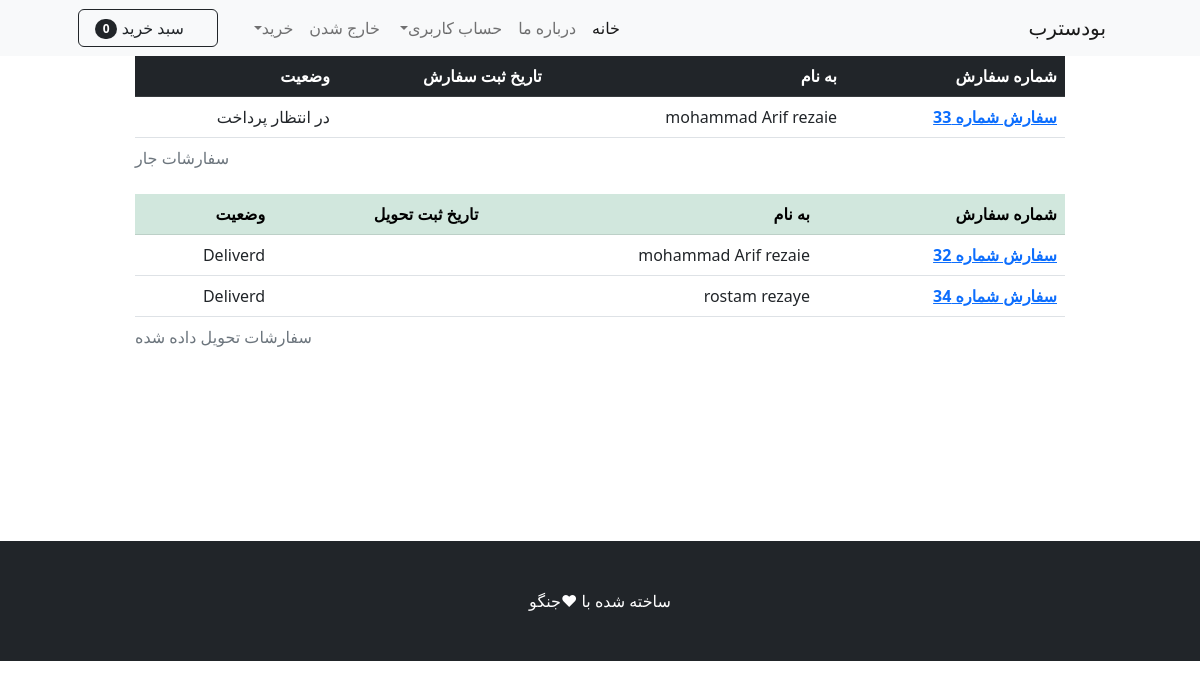
The page /arif/orders/ (signed in) on the database its author committed.
### payments/models.py (models this page shows, shortened)
class Order(models.Model):
    STATUS_ORDER = [
        ('Pending','در انتظار پرداخت'),
        ('proccessing','در حال پردازش'),
        ('shipped','ارسال شده به بست'),
        ('Deliverd','تحویل داده شده')
    ]
    user = models.ForeignKey(User,on_delete=models.CASCADE ,null=True)
    full_name = models.CharField(max_length=250)
    email = models.EmailField(max_length=300)
    shipping_address = models.TextField(max_length=150000)
    amount_paid = models.DecimalField(decimal_places=0,max_digits=12)
    date_ordere = jmodels.jDateTimeField(auto_now_add=True)
    status = models.CharField(max_length=50 ,choices=STATUS_ORDER ,default='Pending')
    last_update = jmodels.jDateTimeField(auto_now=True)

### shops/views.py (the view)
# urls.py: path('orders/', views.user_order, name='user_order'),
def user_order(request):
    if request.user.is_authenticated:
        delivered_ordered = Order.objects.filter(user = request.user ,status='Deliverd')
        other_orders = Order.objects.filter(user = request.user).exclude(status='Deliverd')
        context ={
            'delivered':delivered_ordered,
            'other':other_orders
        }
        return render(request,'order.html',context)
    else:
        messages.success(request,'دست رسی به این صفحه تا زمانیکی ثتب نکنید  امکان ندارد')
        return redirect('home')

### cart/cart.py (called while the page is built)
    def __len__(self):
            return len (self.cart)

### cart/context_processors.py (called while the page is built)
def cart(request):
    return {'cart':Cart(request)}

### shops/templates/order.html
{% extends "base.html" %}
{% block content %}
<div class="container">
    <div class="row">
        <center>
            <div class="col-10">
                {% if other %}
                <table class="table">
                    <caption> سفارشات جار</caption>
                    <thead class="table-dark">
                        <tr>
                            <th scope="col">شماره سفارش</th>
                            <th scope="col">به نام</th>
                            <th scope="col">تاریخ ثبت سفارش</th>
                            <th scope="col">وضعیت</th>
                        </tr>
                    </thead>
                    <tbody>
                        {% for order in other %}
                        <tr>
                           <th scope="row"><a href="{% url 'order_detail' order.id %}">سفارش شماره {{order.id}}</a></th>
                           <td>{{order.full_name}}</td>
                           <td>{{ order.date_ordered}}</td>
                           <td>{{ order.get_status_display }}</td>
                        </tr>
                        {% endfor %}
                    </tbody>
                </table>
                {% else %}
                سفارشی موجود نیست
                {% endif %}
                {% if delivered %}
                <table class="table">
                    <caption>سفارشات تحویل داده شده</caption>
                    <thead class="table-success">
                        <tr>
                            <th scope="col">شماره سفارش</th>
                            <th scope="col">به نام</th>
                            <th scope="col">تاریخ ثبت تحویل</th>
                            <th scope="col">وضعیت</th>
                        </tr>
                    </thead>
                    <tbody>
                        {% for order in delivered %}
                        <tr>
                           <th scope="row"><a href="{% url 'order_detail' order.id %}">سفارش شماره {{order.id}}</a></th>
                           <td>{{order.full_name}}</td>
                           <td>{{ order.last_update}}</td>
                           <td>{{ order.status }}</td>
                        </tr>
                        {% endfor %}
                    </tbody>
                </table>
                {% else %}
                سفارش تحویل داده شده‌ای در کار نیست
                {% endif %}
            </div>
        </center>
    </div>
</div>
  <br><br><br><br><br><br><br>
{% endblock %}

### rows shown on the page
Order: id "33", full_name "mohammad Arif rezaie", status "در انتظار پرداخت"
Order: id "32", full_name "mohammad Arif rezaie", status "Deliverd"
Order: id "34", full_name "rostam rezaye", status "Deliverd"

### other values the page prints
{{ cart|length }} "0"
